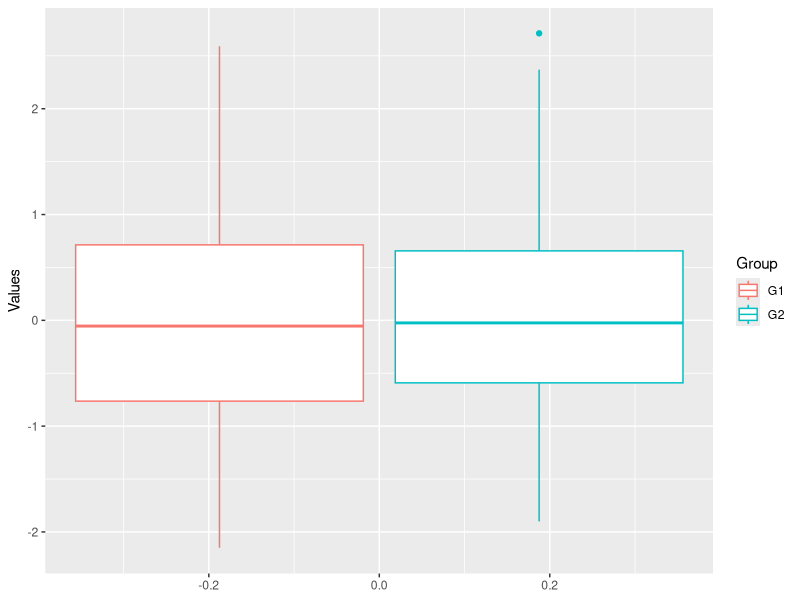
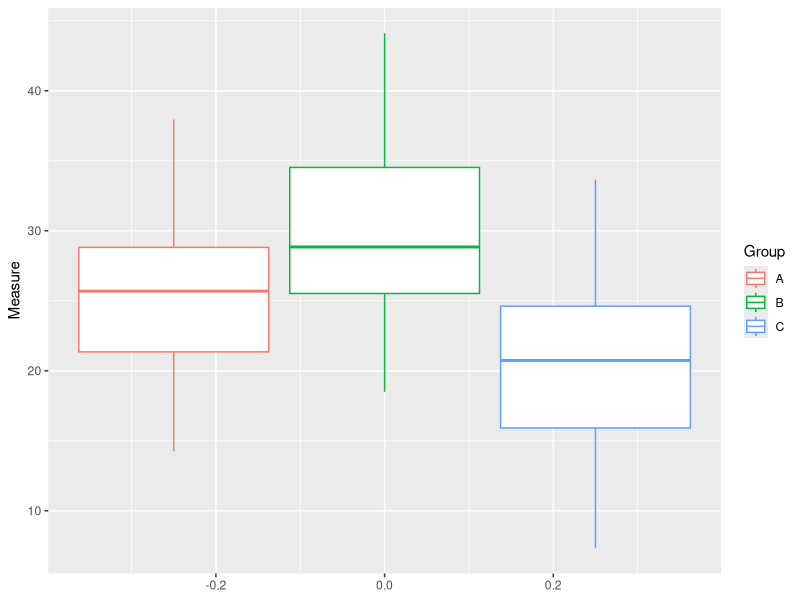

These figures' R source, in order:
## ---- chunk 1
library(tidyverse)
## ---- chunk 2
set.seed(20221011) # Seed for reproducibility
n <- 100 # Sample size

mu1 <- 0 # Mean of sample 1
mu2 <- 0.1 # Mean of sample 2

sd1 <- 1 # Standard deviation 1
sd2 <- 1 # Standard deviation 2
## ---- chunk 3
x1 <- rnorm(n, mu1, sd1)
x2 <- rnorm(n, mu2, sd2)
## ---- chunk 4
x_df <- data.frame(Values = c(x1,x2),
                   Group = c(rep('G1',n),rep('G2',n)))
ggplot(x_df) + geom_boxplot(aes(y = Values, color = Group))
## ---- chunk 5
t.test(x1, x2)
## ---- chunk 6
x3 <- rnorm(10000, mu1, sd1)
x4 <- rnorm(10000, mu2, sd2)
t.test(x3, x4)
## ---- chunk 7
t.test(x1, x2, alternative = 'less')
## ---- chunk 8
set.seed(20221011)
m1 <- rnorm(30, mean = 25, sd = 5)
m2 <- rnorm(30, mean = 30, sd = 6)
m3 <- rnorm(30, mean = 22, sd = 7)

ms <- c(m1, m2, m3) # Combine our three measures into one vector

# Our vector of group labels A, B, and C
ls <- as.factor(c(rep("A",30),rep("B",30),rep("C",30)))
## ---- chunk 9
df_anova <- data.frame(Measure = ms, Group = ls)
ggplot(df_anova) + geom_boxplot(aes(y = Measure, color = Group))
## ---- chunk 10
results_aov <- aov(Measure ~ Group, data = df_anova)
summary(results_aov)
## ---- chunk 11
results_aov$coefficients
## ---- chunk 12
head(PlantGrowth)
## ---- chunk 13
results_aov <- aov(weight ~ group, data = PlantGrowth)
summary(results_aov)
results_aov$coefficients
# At least one treatment is different, treatment 1 is lighter than control and
# treatment 2 is heavier

t.test(PlantGrowth$weight[PlantGrowth$group == 'ctrl'], PlantGrowth$weight[PlantGrowth$group == 'trt1'])
t.test(PlantGrowth$weight[PlantGrowth$group == 'ctrl'], PlantGrowth$weight[PlantGrowth$group == 'trt2'])
# Only treatment 2 is significantly different
## ---- chunk 14
co2_df <- data.frame(matrix(co2, 39, 12), row.names = as.character(c(1959:1997)))
colnames(co2_df) <- c('Jan', 'Feb', 'Mar', 'Apr', 'May', 'Jun', 'Jul', 'Aug', 'Sep', 'Oct', 'Nov', 'Dec')
## ---- chunk 15
p_values <- co2_df %>% apply(2, function(x) return(t.test(x[1:20], x[21:39])$p.value))
sum(p_values < 0.05) # 9 months are different
p_adj <- p.adjust(p_values, method = 'bonferroni')
sum(p_adj < 0.05) # 5 months are different
fdr <- p.adjust(p_values, method = 'fdr')
sum(fdr < 0.05) # 8 months are different
